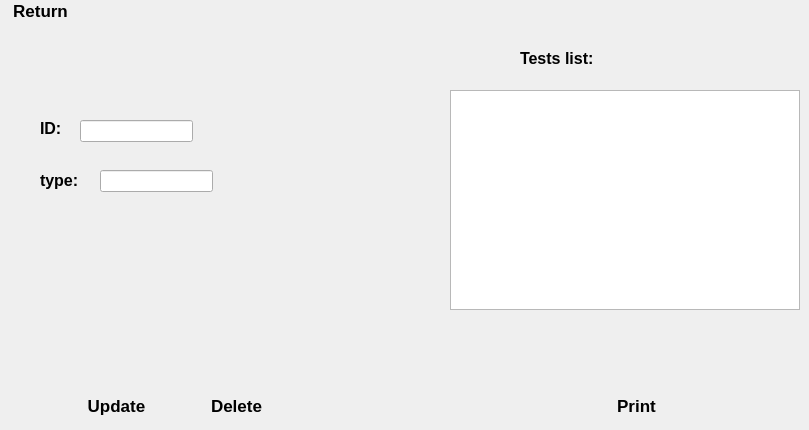
   <widget class="QWidget" name="page_3">
    <widget class="QLineEdit" name="lineEdit_id_2">
     <property name="geometry">
      <rect>
       <x>80</x>
       <y>120</y>
       <width>113</width>
       <height>22</height>
      </rect>
     </property>
     <property name="maxLength">
      <number>8</number>
     </property>
    </widget>
    <widget class="QLineEdit" name="lineEdit_type_2">
     <property name="geometry">
      <rect>
       <x>100</x>
       <y>170</y>
       <width>113</width>
       <height>22</height>
      </rect>
     </property>
     <property name="maxLength">
      <number>15</number>
     </property>
    </widget>
    <widget class="QLabel" name="label_6">
     <property name="geometry">
      <rect>
       <x>40</x>
       <y>120</y>
       <width>41</width>
       <height>16</height>
      </rect>
     </property>
     <property name="font">
      <font>
       <pointsize>12</pointsize>
       <weight>75</weight>
       <bold>true</bold>
      </font>
     </property>
     <property name="text">
      <string>ID:</string>
     </property>
    </widget>
    <widget class="QLabel" name="label_7">
     <property name="geometry">
      <rect>
       <x>40</x>
       <y>170</y>
       <width>56</width>
       <height>21</height>
      </rect>
     </property>
     <property name="font">
      <font>
       <pointsize>12</pointsize>
       <weight>75</weight>
       <bold>true</bold>
      </font>
     </property>
     <property name="text">
      <string>type:</string>
     </property>
    </widget>
    <widget class="QTableView" name="tableViewtests">
     <property name="geometry">
      <rect>
       <x>450</x>
       <y>90</y>
       <width>350</width>
       <height>220</height>
      </rect>
     </property>
     <property name="styleSheet">
      <string notr="true">background-image: url(:/img/administration/white.jpg);</string>
     </property>
    </widget>
    <widget class="QLabel" name="label_8">
     <property name="geometry">
      <rect>
       <x>520</x>
       <y>50</y>
       <width>101</width>
       <height>16</height>
      </rect>
     </property>
     <property name="font">
      <font>
       <pointsize>12</pointsize>
       <weight>75</weight>
       <bold>true</bold>
      </font>
     </property>
     <property name="text">
      <string>Tests list:</string>
     </property>
    </widget>
    <widget class="QPushButton" name="pushButtonupdatep3">
     <property name="geometry">
      <rect>
       <x>70</x>
       <y>390</y>
       <width>93</width>
       <height>31</height>
      </rect>
     </property>
     <property name="font">
      <font>
       <pointsize>13</pointsize>
       <weight>75</weight>
       <bold>true</bold>
      </font>
     </property>
     <property name="styleSheet">
      <string notr="true">QPushButton{

     background: qlineargradient(x1: 0, y1: 0, x2: 0, y2: 1,
                                 stop: 0 #f7f7f7, stop: 0.4 #f0f0f0,
                                 stop: 0.5 #e8e8e8, stop: 1.0 #dcdcdc);
border-radius:5px;
border-radius:5px;

}



QPushButton:hover{
background:   qlineargradient(x1: 0, y1: 0, x2: 0, y2: 1,
                                 stop: 0 #1b83fe, stop: 0.4 #4399fe,
                                 stop: 0.5 #5da7fe, stop: 1.0 #77b5fe);
color:white;
}</string>
     </property>
     <property name="text">
      <string>Update</string>
     </property>
    </widget>
    <widget class="QPushButton" name="pushButtondeletep3">
     <property name="geometry">
      <rect>
       <x>190</x>
       <y>390</y>
       <width>93</width>
       <height>31</height>
      </rect>
     </property>
     <property name="font">
      <font>
       <pointsize>13</pointsize>
       <weight>75</weight>
       <bold>true</bold>
      </font>
     </property>
     <property name="styleSheet">
      <string notr="true">QPushButton{

     background: qlineargradient(x1: 0, y1: 0, x2: 0, y2: 1,
                                 stop: 0 #f7f7f7, stop: 0.4 #f0f0f0,
                                 stop: 0.5 #e8e8e8, stop: 1.0 #dcdcdc);
border-radius:5px;
border-radius:5px;

}



QPushButton:hover{
background:   qlineargradient(x1: 0, y1: 0, x2: 0, y2: 1,
                                 stop: 0 #1b83fe, stop: 0.4 #4399fe,
                                 stop: 0.5 #5da7fe, stop: 1.0 #77b5fe);
color:white;
}</string>
     </property>
     <property name="text">
      <string>Delete</string>
     </property>
    </widget>
    <widget class="QPushButton" name="pushButtonprint">
     <property name="geometry">
      <rect>
       <x>590</x>
       <y>390</y>
       <width>93</width>
       <height>31</height>
      </rect>
     </property>
     <property name="font">
      <font>
       <pointsize>13</pointsize>
       <weight>75</weight>
       <bold>true</bold>
      </font>
     </property>
     <property name="styleSheet">
      <string notr="true">QPushButton{

     background: qlineargradient(x1: 0, y1: 0, x2: 0, y2: 1,
                                 stop: 0 #f7f7f7, stop: 0.4 #f0f0f0,
                                 stop: 0.5 #e8e8e8, stop: 1.0 #dcdcdc);
border-radius:5px;
border-radius:5px;

}



QPushButton:hover{
background:   qlineargradient(x1: 0, y1: 0, x2: 0, y2: 1,
                                 stop: 0 #1b83fe, stop: 0.4 #4399fe,
                                 stop: 0.5 #5da7fe, stop: 1.0 #77b5fe);
color:white;
}</string>
     </property>
     <property name="text">
      <string>Print</string>
     </property>
    </widget>
    <widget class="QPushButton" name="pushbutton_return">
     <property name="geometry">
      <rect>
       <x>0</x>
       <y>0</y>
       <width>81</width>
       <height>21</height>
      </rect>
     </property>
     <property name="font">
      <font>
       <pointsize>13</pointsize>
       <weight>75</weight>
       <bold>true</bold>
      </font>
     </property>
     <property name="styleSheet">
      <string notr="true">QPushButton{

     background: qlineargradient(x1: 0, y1: 0, x2: 0, y2: 1,
                                 stop: 0 #f7f7f7, stop: 0.4 #f0f0f0,
                                 stop: 0.5 #e8e8e8, stop: 1.0 #dcdcdc);
border-radius:5px;
border-radius:5px;

}



QPushButton:hover{
background:   qlineargradient(x1: 0, y1: 0, x2: 0, y2: 1,
                                 stop: 0 #1b83fe, stop: 0.4 #4399fe,
                                 stop: 0.5 #5da7fe, stop: 1.0 #77b5fe);
color:white;
}</string>
     </property>
     <property name="text">
      <string>Return</string>
     </property>
    </widget>
   </widget>
